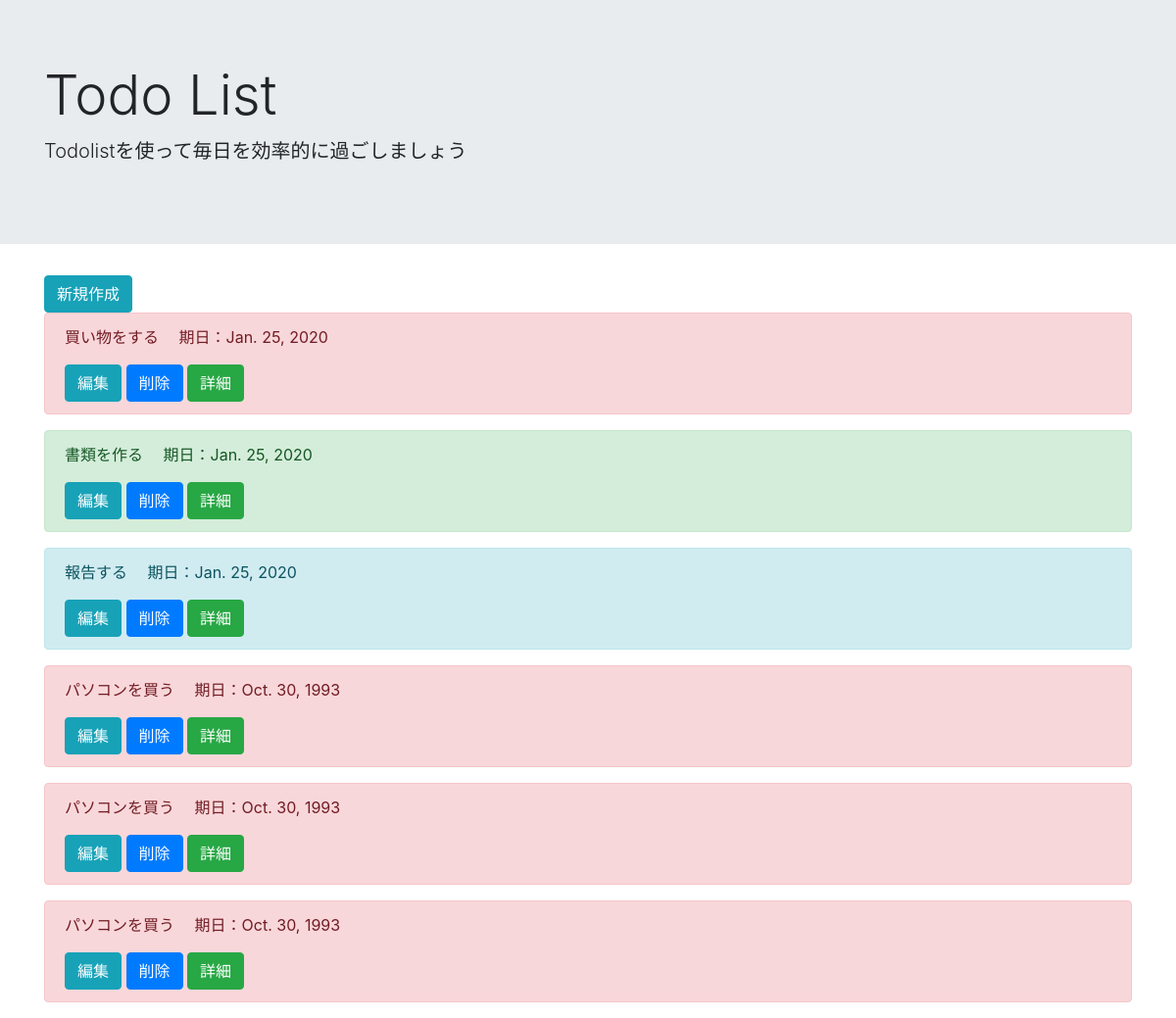
The page /list/ on the database as committed earlier.
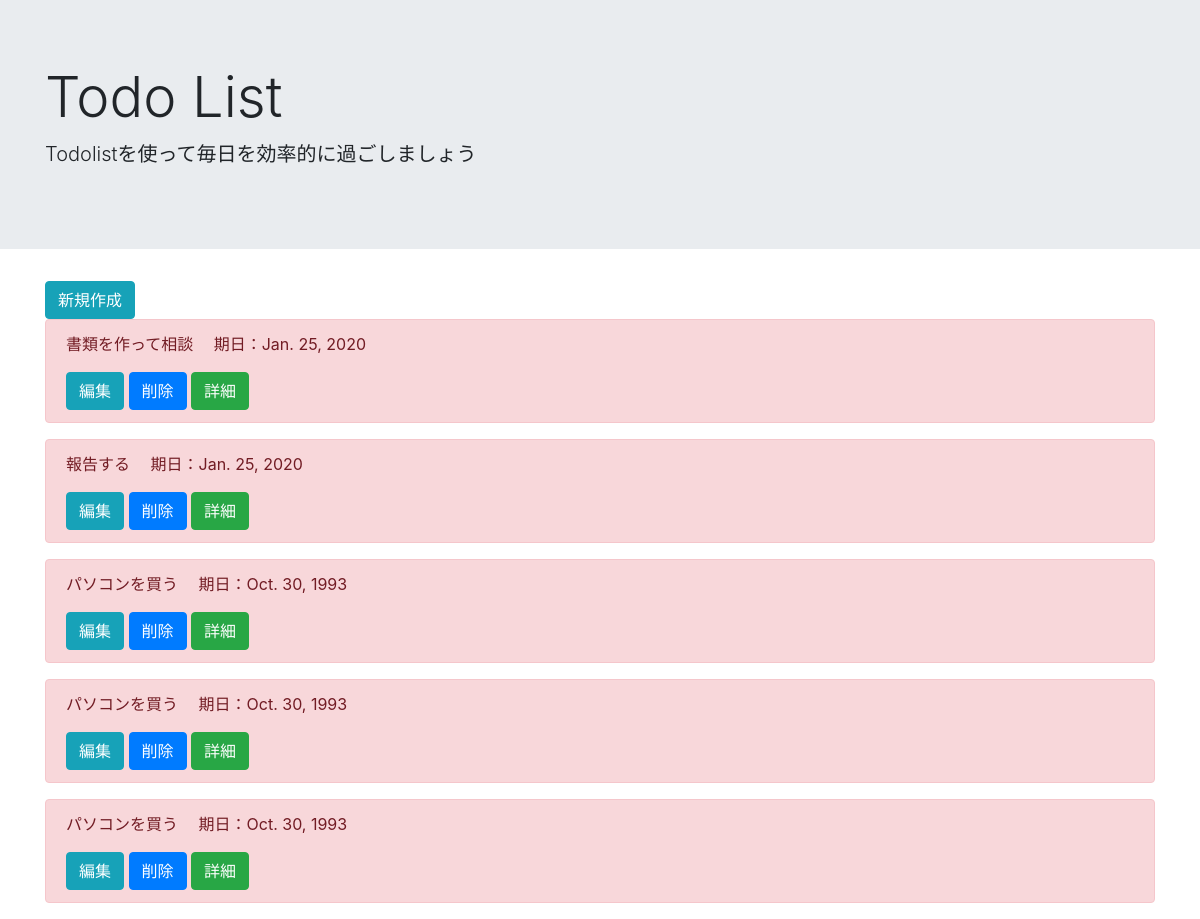
The same page on the database as committed later.
### todo/models.py (models this page shows, shortened)
class TodoModel(models.Model):
    title = models.CharField(max_length=100)
    memo = models.TextField()
    priority = models.CharField(
        max_length = 50,
        choices = PRIORITY
    )
    duedate = models.DateField()

### todo/views.py (the view)
# urls.py: path('list/', TodoList.as_view(), name='list'),
class TodoList(ListView):
    template_name = 'list.html'
    model = TodoModel

### templates/list.html
{% extends 'base.html' %}
{% block header %}
<div class="jumbotron jumbotron-fluid">
  <div class="container">
    <h1 class="display-4">Todo List</h1>
    <p class="lead">Todolistを使って毎日を効率的に過ごしましょう</p>
  </div>
</div>
{% endblock %}
{% block content %}
<div class="container">
  <a href="{% url 'create' %}" class="btn btn-info" tabindex="-1" role="button" aria-disabled="true">新規作成</a>
  {% for item in object_list %}
<div class="alert alert-{{ item.priority}}" role="alert">
  <p>{{ item.title }} 　期日：{{ item.duedate }}</p>
  <a href="{% url 'update' item.pk %}" class="btn btn-info" tabindex="-1" role="button" aria-disabled="true">編集</a>
  <a href="{% url 'delete' item.pk %}" class="btn btn-primary" tabindex="-1" role="button" aria-disabled="true">削除</a>
  <a href="{% url 'detail' item.pk %}" class="btn btn-success" tabindex="-1" role="button" aria-disabled="true">詳細</a>
</div>
{% endfor %}
</div>
{% endblock content %}

### templates/base.html (shortened to what this page needs)
<!doctype html>
<html lang="en">
  <head>
    <link rel="stylesheet" href="https://stackpath.bootstrapcdn.com/bootstrap/4.4.1/css/bootstrap.min.css">
  </head>
  <body>
    {% block header %}
    {% endblock header %}
    {% block content %}
    {% endblock content %}
  </body>
</html>

Rows that differ between the two databases and show on the page:
removed TodoModel: title "買い物をする", duedate "Jan. 25, 2020"
changed TodoModel: priority "success" → "danger" (drawn); title "書類を作る" → "書類を作って相談"
changed TodoModel "報告する": priority "info" → "danger" (drawn)
